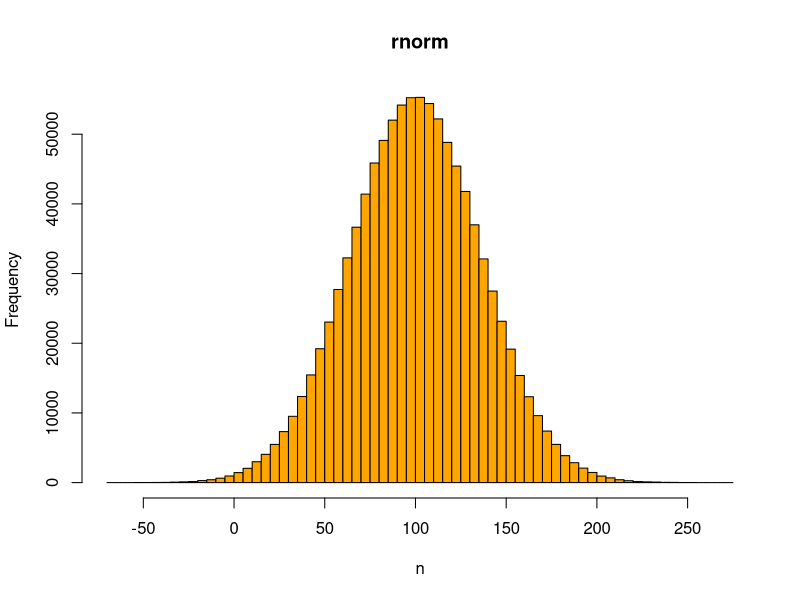

Generate this figure with R:
# rnorm: the normal distribution
#
# see also -> sd() and -> var()

n <- rnorm(1000000, mean = 100, sd = 36)

x11();
hist(n, breaks = 51, col = "orange", main = "rnorm")

z <- locator(1) # wait for mouse click or enter pressed
